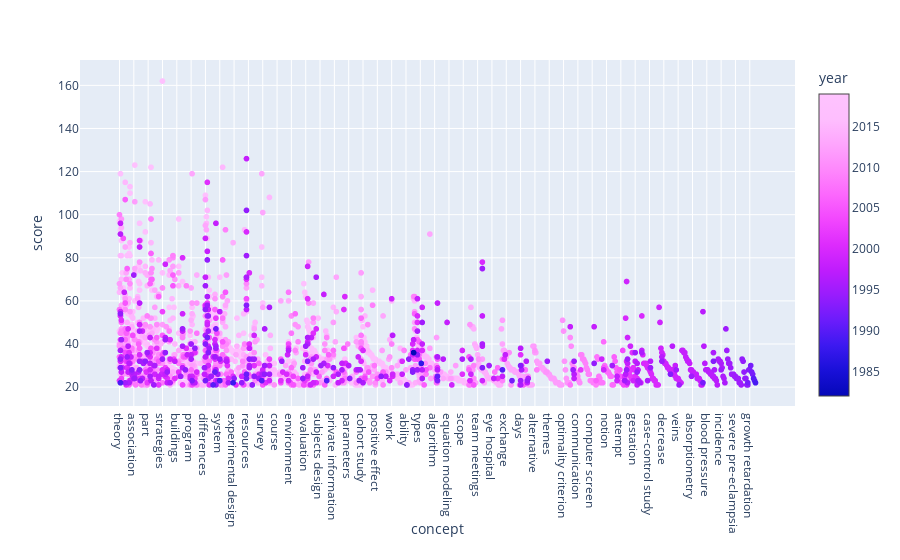

The notebook cell saved with this chart:
### Code cell
px.scatter(df_by_year.query("score>20"), x="concept", y="score", color="year")

### Figure 1 — Plotly figure (JSON) as saved in the notebook; plotly's stock layout.template omitted (floating-point values rounded to 4 significant figures; data arrays with more than 128 entries replaced by an {"elided": "..."} marker saying what was removed)
{"data": [{"hoverlabel": {"namelength": 0}, "hovertemplate": "concept=%{x}<br>score=%{y}<br>year=%{marker.color}", "legendgroup": "", "marker": {"color": {"elided": "2093 int values"}, "coloraxis": "coloraxis", "symbol": "circle"}, "mode": "markers", "name": "", "showlegend": false, "type": "scattergl", "uid": "a8468651-4e8e-49d9-a112-9f236bf7920f", "x": {"elided": "2093 str values"}, "xaxis": "x", "y": {"elided": "2093 int values"}, "yaxis": "y"}], "layout": {"autosize": true, "coloraxis": {"colorbar": {"title": {"text": "year"}}, "colorscale": [[0, "#0508b8"], [0.08333, "#1910d8"], [0.1667, "#3c19f0"], [0.25, "#6b1cfb"], [0.3333, "#981cfd"], [0.4167, "#bf1cfd"], [0.5, "#dd2bfd"], [0.5833, "#f246fe"], [0.6667, "#fc67fd"], [0.75, "#fe88fc"], [0.8333, "#fea5fd"], [0.9167, "#febefe"], [1, "#fec3fe"]]}, "grid": {"xaxes": ["x"], "xgap": 0.1, "xside": "bottom", "yaxes": ["y"], "ygap": 0.1, "yside": "left"}, "legend": {"tracegroupgap": 0}, "margin": {"t": 60}, "xaxis": {"autorange": true, "range": [-42.38, 708.4], "title": {"text": "concept"}, "type": "category"}, "yaxis": {"autorange": true, "range": [10.41, 172.6], "title": {"text": "score"}, "type": "linear"}}}
